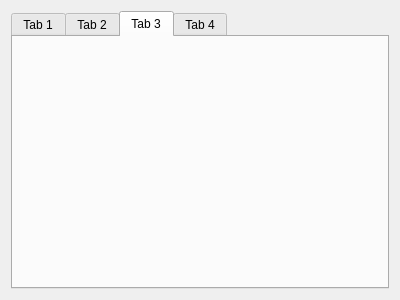
<?xml version="1.0" encoding="UTF-8"?>
<ui version="4.0">
 <class>MainWidget</class>
 <widget class="QWidget" name="MainWidget">
  <property name="geometry">
   <rect>
    <x>0</x>
    <y>0</y>
    <width>400</width>
    <height>300</height>
   </rect>
  </property>
  <property name="windowTitle">
   <string>MainWidget</string>
  </property>
  <layout class="QVBoxLayout" name="verticalLayout">
   <item>
    <widget class="QTabWidget" name="tabWidget">
     <property name="currentIndex">
      <number>2</number>
     </property>
     <widget class="QWidget" name="pTab1">
      <attribute name="title">
       <string>Tab 1</string>
      </attribute>
     </widget>
     <widget class="QWidget" name="pTab2">
      <attribute name="title">
       <string>Tab 2</string>
      </attribute>
     </widget>
     <widget class="QWidget" name="pTab3">
      <attribute name="title">
       <string>Tab 3</string>
      </attribute>
     </widget>
     <widget class="QWidget" name="pTab4">
      <attribute name="title">
       <string>Tab 4</string>
      </attribute>
     </widget>
    </widget>
   </item>
  </layout>
 </widget>
 <resources/>
 <connections/>
</ui>
